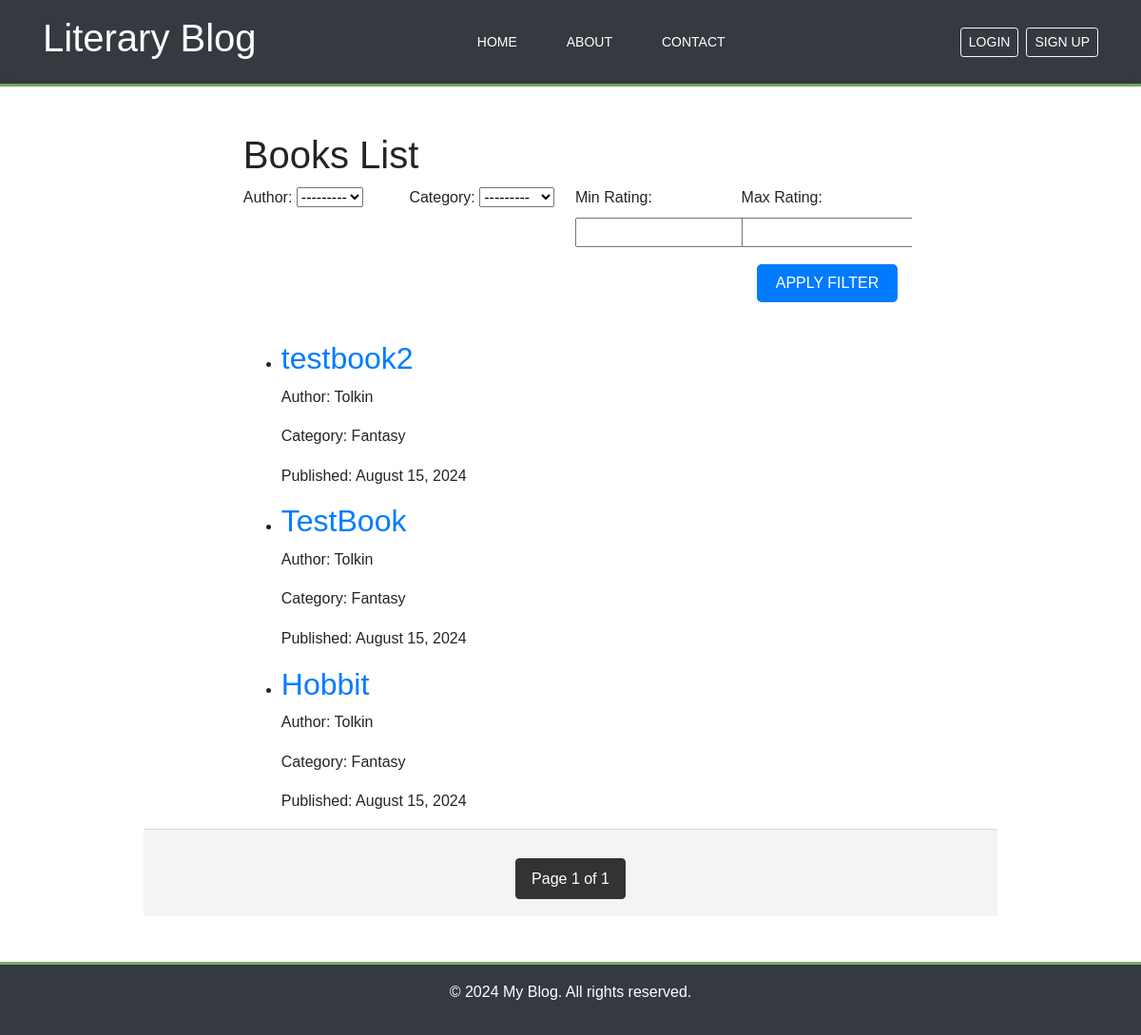
/, run on an earlier commit of the app's database.
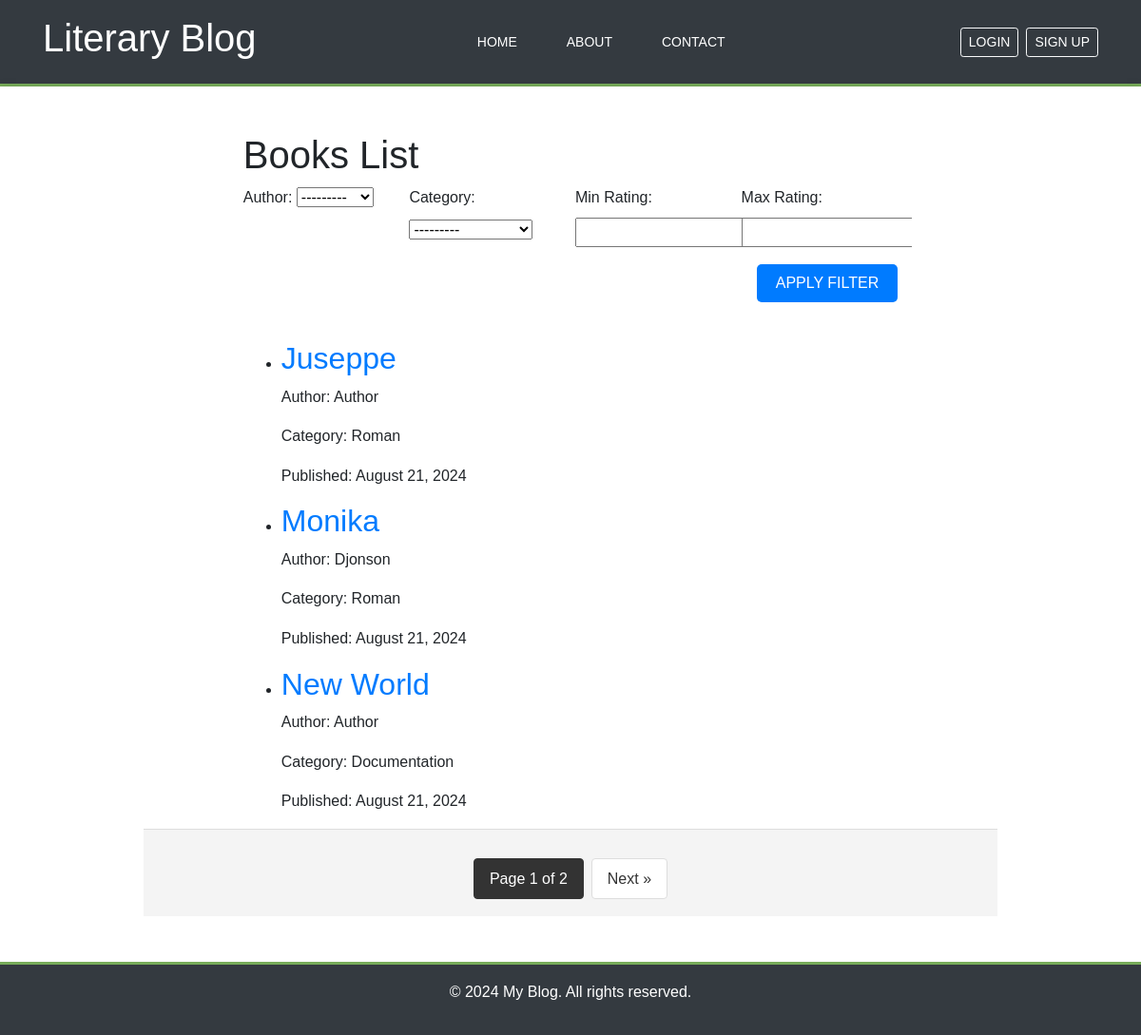
And on a later commit of the database.
### blog/models.py (models this page shows, shortened)
class Book(models.Model):
    title = models.CharField(max_length=100, unique=True)
    slug = models.SlugField(max_length=100, unique_for_date='publish', unique=True)
    author = models.ForeignKey(Author, on_delete=models.CASCADE, blank=True, null=True)
    description = models.TextField()
    category = models.ForeignKey(Category, on_delete=models.CASCADE, blank=True, null=True)
    added_by = models.ForeignKey(CustomUser, on_delete=models.CASCADE, related_name='user_added_book')
    publish = models.DateTimeField(auto_now_add=True)
    class Meta:
        ordering = ['-publish']
        indexes = [
            models.Index(fields=['-publish'])
        ]
    def get_absolute_url(self):
        return reverse('blog:book_detail',
                       args=[self.publish.year,
                             self.publish.month,
                             self.publish.day,
                             self.slug])

class Author(models.Model):
    name = models.CharField(max_length=100, unique=True)
    def __str__(self):
        return self.name

class Category(models.Model):
    name = models.CharField(max_length=100, unique=True)
    def __str__(self):
        return self.name

### blog/views.py (the view, shortened to what this page needs)
# urls.py: path('', views.book_list, name='book_list'),
def book_list(request):
    book_lists = Book.objects.all()
    form = BookFilterForm(request.GET or None)
    paginator = Paginator(book_lists, 3)
    page_number = request.GET.get('page', 1)
    try:
        books = paginator.page(page_number)
    except PageNotAnInteger:
        books = paginator.page(1)
    except EmptyPage:
        books = paginator.page(paginator.num_pages)
    return render(request,'blog/books/list.html', {'books': books, 'form': form})

### blog/forms.py
class BookFilterForm(forms.Form):
    author = forms.ModelChoiceField(queryset=Author.objects.all(), required=False, label='Author')
    category = forms.ModelChoiceField(queryset=Category.objects.all(), required=False, label='Category')
    min_rating = forms.FloatField(
        required=False,
        label='Min Rating',
        widget=forms.NumberInput(attrs={'step': '0.1'})
    )
    max_rating = forms.FloatField(
        required=False,
        label='Max Rating',
        widget=forms.NumberInput(attrs={'step': '0.1'})
    )

### templates/blog/books/list.html (shortened to what this page needs)
{% extends 'blog/base.html' %}
{% block content %}
    <div class="container">
        <h1>Books List</h1>
        <form method="get" class="filter-form mb-4">
            <div class="form-row">
                <div class="form-group col-md-3 mb-2">
                    {{ form.author.label_tag }}
                    {{ form.author }}
                </div>
                <div class="form-group col-md-3 mb-2">
                    {{ form.category.label_tag }}
                    {{ form.category }}
                </div>
                <div class="form-group col-md-3 mb-2">
                    {{ form.min_rating.label_tag }}
                    {{ form.min_rating }}
                </div>
                <div class="form-group col-md-3 mb-2">
                    {{ form.max_rating.label_tag }}
                    {{ form.max_rating }}
                </div>
            </div>
            <div class="form-row">
                <div class="form-group col-md-12 text-right">
                    <button type="submit" class="btn btn-primary">Apply filter</button>
                </div>
            </div>
        </form>
        <ul class="book-list">
            {% for book in books %}
                <li>
                    <h2><a href="{{ book.get_absolute_url }}">{{ book.title }}</a></h2>
                    <p class="author">Author: {{ book.author.name }}</p>
                    <p class="category">Category: {{ book.category.name }}</p>
                    <p class="date">Published: {{ book.publish|date:"F j, Y" }}</p>
                </li>
            {% endfor %}
        </ul>
    </div>
    <div class="pagination-container">
        <div class="pagination">
            <span class="current">
                Page {{ books.number }} of {{ books.paginator.num_pages }}
            </span>
            {% if books.has_next %}
                <a href="?page={{ books.next_page_number }}">Next &raquo;</a>
            {% endif %}
        </div>
    </div>
{% endblock %}

What changed in the data, as far as the page shows it:
no longer on this page (row unchanged): Book: title "testbook2", author.name "Tolkin", category.name "Fantasy", publish "August 15, 2024"
no longer on this page (row unchanged): Book: title "TestBook", author.name "Tolkin", category.name "Fantasy", publish "August 15, 2024"
no longer on this page (row unchanged): Book: title "Hobbit", author.name "Tolkin", category.name "Fantasy", publish "August 15, 2024"
added Book: title "Juseppe", author.name "Author", category.name "Roman", publish "August 21, 2024"
added Book: title "Monika", author.name "Djonson", category.name "Roman", publish "August 21, 2024"
added Book: title "New World", author.name "Author", category.name "Documentation", publish "August 21, 2024"
Also different on the page:
{{ books.paginator.num_pages }}: "1" → "2"
text now shown: "Next »"
